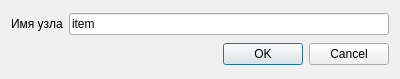
<?xml version="1.0" encoding="UTF-8"?>
<ui version="4.0">
 <class>AddNodeDialog</class>
 <widget class="QDialog" name="AddNodeDialog">
  <property name="geometry">
   <rect>
    <x>0</x>
    <y>0</y>
    <width>400</width>
    <height>79</height>
   </rect>
  </property>
  <property name="windowTitle">
   <string>Добавление узла</string>
  </property>
  <property name="windowIcon">
   <iconset resource="res/resource.qrc">
    <normaloff>:/xml.png</normaloff>:/xml.png</iconset>
  </property>
  <layout class="QGridLayout" name="gridLayout">
   <item row="1" column="1">
    <widget class="QDialogButtonBox" name="buttonBox">
     <property name="orientation">
      <enum>Qt::Horizontal</enum>
     </property>
     <property name="standardButtons">
      <set>QDialogButtonBox::Cancel|QDialogButtonBox::Ok</set>
     </property>
    </widget>
   </item>
   <item row="0" column="1">
    <widget class="QLineEdit" name="node_name">
     <property name="text">
      <string>item</string>
     </property>
    </widget>
   </item>
   <item row="0" column="0">
    <widget class="QLabel" name="label">
     <property name="text">
      <string>Имя узла</string>
     </property>
    </widget>
   </item>
  </layout>
 </widget>
 <resources>
  <include location="res/resource.qrc"/>
 </resources>
 <connections>
  <connection>
   <sender>buttonBox</sender>
   <signal>accepted()</signal>
   <receiver>AddNodeDialog</receiver>
   <slot>accept()</slot>
   <hints>
    <hint type="sourcelabel">
     <x>248</x>
     <y>254</y>
    </hint>
    <hint type="destinationlabel">
     <x>157</x>
     <y>274</y>
    </hint>
   </hints>
  </connection>
  <connection>
   <sender>buttonBox</sender>
   <signal>rejected()</signal>
   <receiver>AddNodeDialog</receiver>
   <slot>reject()</slot>
   <hints>
    <hint type="sourcelabel">
     <x>316</x>
     <y>260</y>
    </hint>
    <hint type="destinationlabel">
     <x>286</x>
     <y>274</y>
    </hint>
   </hints>
  </connection>
 </connections>
</ui>
